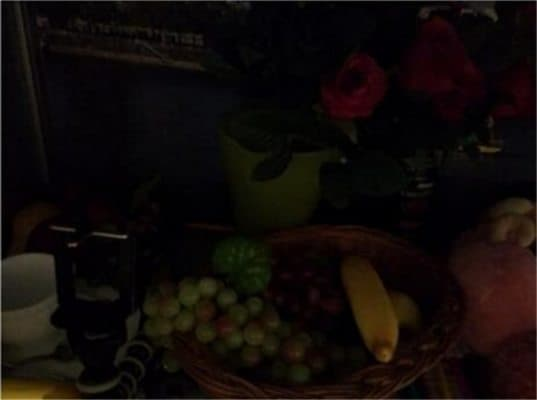
#> input picture Notes/assets/poor_lighting.jpg, 537 x 400 px
$ jupyter execute --allow-errors Module3_The_Limits_of_Rules.ipynb   (shell and % lines are left out)
#> lines starting #> are read from the running program, lines starting #| are printed output that depends on the picture
# Module 3: The Limits of Rules & The Promise of Learning

## Welcome to Module 3!

In our last module, we mastered the Canny edge detector—a powerful, rule-based algorithm for finding structure in images. We saw how effective it can be on clean, simple images. But what happens when we face the complexity and messiness of the real world?

**Our Story for this Module:** We will push our classical, rule-based methods to their breaking point. We will discover where algorithms like Canny fail and understand *why* they fail. This critical understanding will build the motivation for a completely new paradigm: instead of us writing the rules, we will build a system that can **learn the rules for itself**.

### **Setup: Importing Libraries & Loading Assets**

Let's import our standard libraries and prepare some challenging images to test our Canny edge detector.

[cell 1]
import cv2
import numpy as np
import matplotlib.pyplot as plt


# Helper function to display images
def display_image(title, image, is_bgr=True):
    if is_bgr:
        image_rgb = cv2.cvtColor(image, cv2.COLOR_BGR2RGB)
    else:
        image_rgb = image
    plt.imshow(image_rgb, cmap='gray' if len(image.shape) == 2 else None)
    plt.title(title)
    plt.axis('off')
    plt.show()

# Load our challenging images from the assets folder
textured_lizard_path = '../assets/lizard.jpg'
# Assuming you have an image with poor lighting in the assets folder
poor_lighting_path = '../assets/poor_lighting.jpg'

lizard_img = cv2.imread(textured_lizard_path)
lighting_img = cv2.imread(poor_lighting_path)
#> lighting_img is the input picture: shape (400, 537, 3); mean B, G, R 8.5, 10.7, 16.7

if lizard_img is None:
    print(f"Error loading image: {textured_lizard_path}")
if lighting_img is None:
    print(f"Error loading image: {poor_lighting_path}")
else:
    print("Libraries imported and images loaded successfully!")

---

## **Part 1: Breaking the Canny Edge Detector**

The Canny algorithm relies on finding sharp changes in pixel intensity. But what happens when the image doesn't have clean, sharp edges?

### **Challenge 1: Complex Textures**

Let's use the image of the lizard, which has a lot of fine-grained texture from its scales. We'll apply the blur + Canny pipeline we learned in the last module.

[cell 2]
import cv2
import matplotlib.pyplot as plt
import numpy as np

try:
    lizard_img
except NameError:
    print("lizard_img not found, creating a placeholder image.")
    lizard_img = np.zeros((400, 600, 3), dtype=np.uint8)
    cv2.rectangle(lizard_img, (100, 100), (500, 300), (255, 255, 255), -1)
    cv2.rectangle(lizard_img, (150, 150), (250, 250), (50, 50, 50), -1)

print("Processing Canny edges...")
#> (the rest of this cell did not finish here and is left out)

[cell 3]
print("Processing the lizard image...")
#> (the rest of this cell did not finish here and is left out)

[cell 4]
import cv2
import matplotlib.pyplot as plt
import numpy as np

# --- 1. Load Original Image ---
# Assume lizard_img is loaded and is BGR
try:
    lizard_img
except NameError:
    print("lizard_img not found, creating a placeholder image.")
    lizard_img = np.zeros((400, 600, 3), dtype=np.uint8)
    cv2.rectangle(lizard_img, (100, 100), (500, 300), (255, 255, 255), -1) # Main body
    # Add some noise to the mask
    cv2.circle(lizard_img, (550, 50), (10), (255, 255, 255), -1) # "noise speckle"
    cv2.circle(lizard_img, (200, 200), (20), (0, 0, 0), -1) # "hole"

# --- 2. Create the Basic Threshold Mask ---
print("Creating threshold mask...")
#> (the rest of this cell did not finish here and is left out)

#### **Analysis:**

The result is a mess! The Canny detector has picked up on all the tiny edges created by the lizard's scales. For the algorithm, these are valid edges just like the main outline of the lizard's body. We've captured the *texture*, but we've completely lost the *structure* of the main object. We could try blurring more, but that would risk losing the actual outline of the lizard.

### **Challenge 2: Poor and Uneven Lighting**

Now let's try an image where the lighting is poor and creates a lot of shadows. The edges are not defined by sharp lines, but by gradual changes in brightness.

[cell 5]
print("Processing the low-light image...")
gray_lighting = cv2.cvtColor(lighting_img, cv2.COLOR_BGR2GRAY)
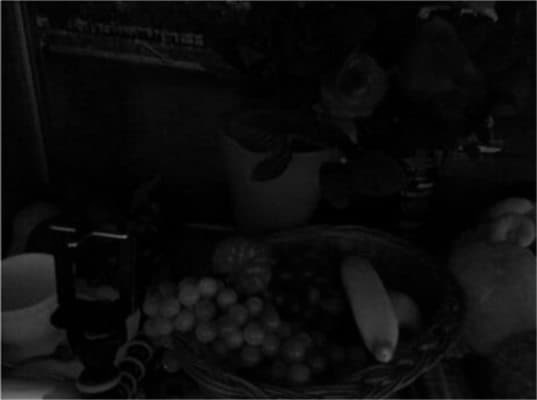
#> gray_lighting: shape (400, 537); min 0, max 193, mean 12.2
blurred_lighting = cv2.GaussianBlur(gray_lighting, (5, 5), 0)
lighting_edges = cv2.Canny(blurred_lighting, 30, 70)
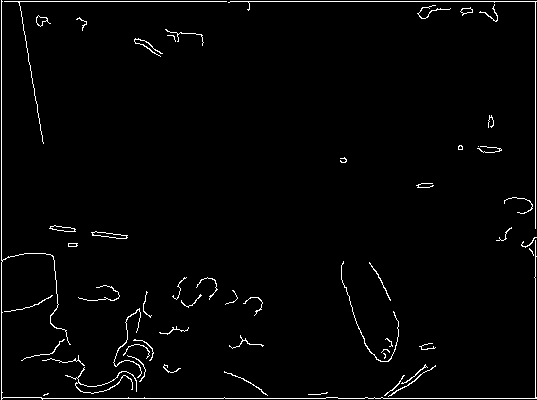
#> lighting_edges: shape (400, 537); 2.2% white in thin lines or dots

display_image("Original Low-Light Image", lighting_img)
display_image("Canny Edges in Low Light", lighting_edges, is_bgr=False)
